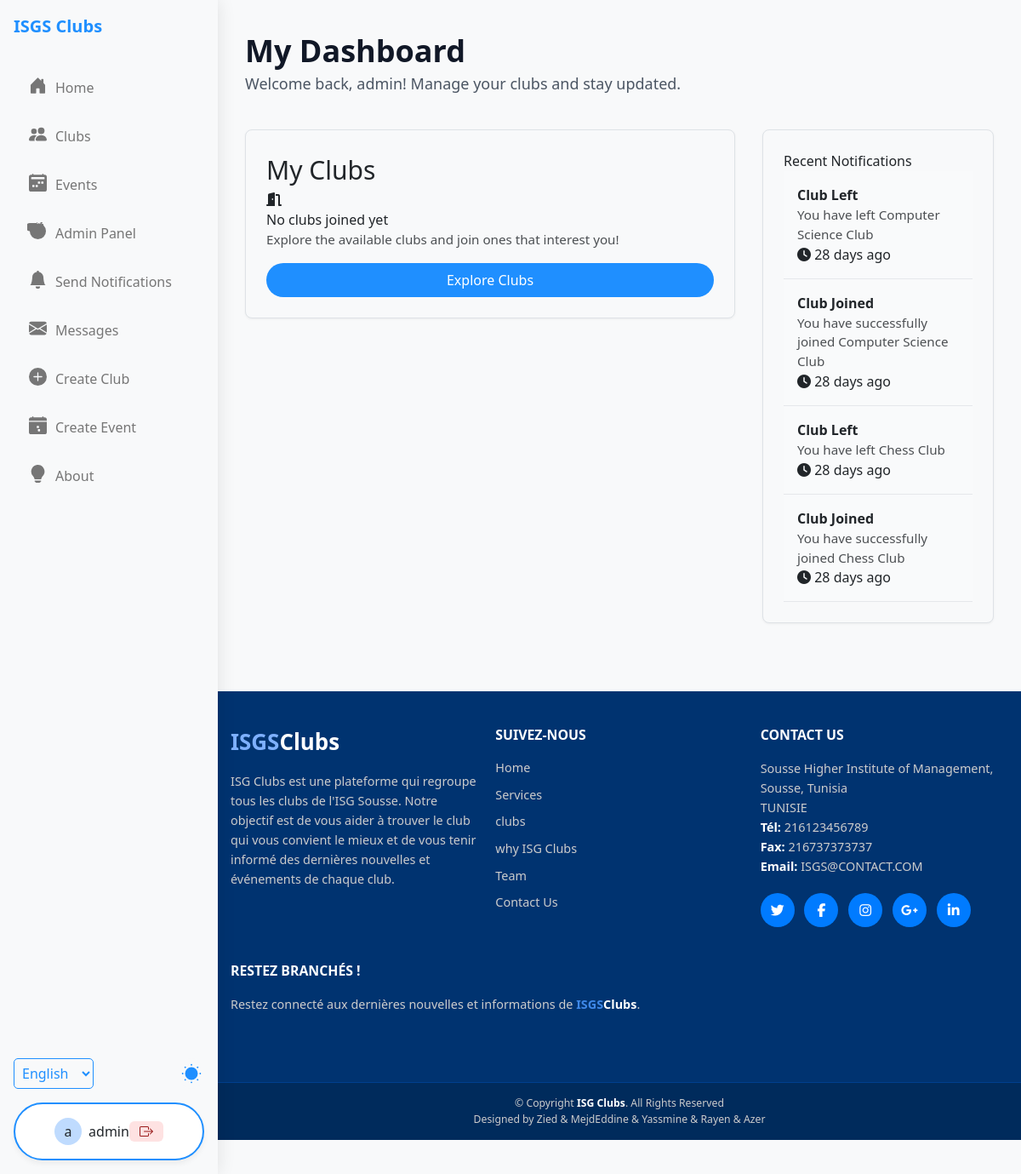
/dashboard.php (signed in), run on the app's committed database.
### tables this page shows
CREATE TABLE IF NOT EXISTS `notifications` (
  `id` int NOT NULL AUTO_INCREMENT,
  `user_id` int NOT NULL,
  `title` varchar(100) NOT NULL,
  `message` text NOT NULL,
  `is_read` tinyint(1) DEFAULT '0',
  `created_at` timestamp NOT NULL DEFAULT CURRENT_TIMESTAMP,
  PRIMARY KEY (`id`),
  KEY `user_id` (`user_id`)
);

### config/database.php (called while the page is built, shortened)
<?php
$host = 'localhost';
$dbname = 'clubnest';
$username = 'root';
$password = '';
try {
    $pdo = new PDO("mysql:host=$host;dbname=$dbname", $username, $password);
    $pdo->setAttribute(PDO::ATTR_ERRMODE, PDO::ERRMODE_EXCEPTION);
    $pdo->setAttribute(PDO::ATTR_DEFAULT_FETCH_MODE, PDO::FETCH_ASSOC);
} catch (PDOException $e) {
    die("Database connection failed: " . $e->getMessage());
}
function getUserNotifications($userId)
{
    global $pdo;
    $query = "SELECT * FROM notifications WHERE user_id = :user_id ORDER BY created_at DESC";
    $stmt = $pdo->prepare($query);
    $stmt->bindParam(':user_id', $userId);
    $stmt->execute();
    return $stmt->fetchAll();
}
?>

### dashboard.php (the view, shortened to what this page needs)
<?php
require_once 'config/database.php';
$userId = $_SESSION['user']['id'];
$username = $_SESSION['user']['username'] ?? 'User';
function format_time_ago($datetime, $full = false) {
    try {
        $now = new DateTime;
        $timestamp = strtotime($datetime);
        $ago = new DateTime('@'.$timestamp);
        $diff = $now->diff($ago);
        $string = ['y'=>'year','m'=>'month','d'=>'day','h'=>'hour','i'=>'minute','s'=>'second'];
        foreach ($string as $k=>&$v){
            if(property_exists($diff, $k)){
                if($diff->$k) $v=$diff->$k.' '.$v.($diff->$k>1?'s':'');
                else unset($string[$k]);
            } else unset($string[$k]);
        }
        if(!$full)$string=array_slice($string,0,1);
        return $string?implode(', ',$string).' ago':'just now';
    } catch(Exception $e){
        error_log("Time format err ('{$datetime}'): ".$e->getMessage());
        $ts=strtotime($datetime);
        return $ts?date('M j, Y g:i a',$ts):'Invalid date';
    }
}
$userClubs = [];
$notifications = [];
try {
    $queryClubs = "SELECT c.id, c.name, c.description, c.category, c.meeting_schedule, c.status, cm.role as member_role
                   FROM clubs c
                   JOIN club_members cm ON c.id = cm.club_id
                   WHERE cm.user_id = :user_id
                   ORDER BY c.name ASC";
    $stmtClubs = $pdo->prepare($queryClubs);
    $stmtClubs->bindParam(':user_id', $userId, PDO::PARAM_INT);
    $stmtClubs->execute();
    $userClubs = $stmtClubs->fetchAll(PDO::FETCH_ASSOC);
} catch (Exception $e) {
    error_log("Error fetching user clubs for dashboard: " . $e->getMessage());
    $pageError = "Could not load your club information.";
}
if (function_exists('getUserNotifications')) {
    $notifications = getUserNotifications($userId);
}
include_once 'header.php';
?>
<main class="main-content dashboard-container py-10">
    <div class="dashboard-wrapper max-w-7xl mx-auto px-4 sm:px-6 lg:px-8">
        <div class="dashboard-header mb-10">
            <h1 class="text-3xl md:text-4xl font-bold text-gray-900 mb-1">My Dashboard</h1>
            <p class="text-lg text-gray-600">
                Welcome back, <?php echo htmlspecialchars($username); ?>! Manage your clubs and stay updated.
            </p>
        </div>
        <div class="grid grid-cols-1 lg:grid-cols-3 gap-8">
            <div class="lg:col-span-2 space-y-8">
                <section class="card dashboard-section">
                    <h2 class="section-heading" style="font-size: 30px; font-weight:500;">My Clubs</h2>
                    <?php if (count($userClubs) > 0): ?>
                        <div class="list-container">
                            <?php foreach ($userClubs as $club): ?>
                                <div class=" club-list-item hover:bg-gray-50" style="width: 100%; margin-bottom:10px; border: 2px solid var(--border-color);border-radius: 0.5rem;padding:10px;">
                                    <div class="item-main">
                                        <strong class="item-title">
                                            <?php echo htmlspecialchars($club['name'] ?? 'Unnamed Club'); ?>
                                            <?php if (($club['member_role'] ?? '') === 'leader'): ?>
                                                <span class="role-badge leader-badge">Leader</span>
                                            <?php else: ?>
                                                <span class="role-badge member-badge">Member</span>
                                            <?php endif; ?>
                                             <?php if(isset($club['status']) && $club['status'] !== 'active'): ?>
                                                <span class="role-badge status-<?php echo htmlspecialchars($club['status']); ?>"><?php echo ucfirst(htmlspecialchars($club['status'])); ?></span>
                                            <?php endif; ?>
                                        </strong>
                                        <p class="item-description">
                                            <?php $desc=$club['description']??''; echo htmlspecialchars(substr($desc,0,100)).(strlen($desc)>100?'...':''); ?>
                                        </p>
                                        <div class="item-meta-tags" style="margin-top: 3px;">
                                            <?php if (!empty($club['category'])): ?>
                                                <span class="item-meta" style="background-color:var(--primary-color); color:var(--border-color); width: 100%; border: 2px solid var(--border-color);border-radius: 0.5rem;padding:3px;"><i class="fas fa-tag" ></i> <?php echo htmlspecialchars($club['category']); ?></span>
                                            <?php endif; ?>
                                            <?php if (!empty($club['meeting_schedule'])): ?>
                                                <span class="item-meta" style="background-color:var(--primary-color); color:var(--border-color); width: 100%; border: 2px solid var(--border-color);border-radius: 0.5rem;padding:3px;"><i class="fas fa-calendar-alt"></i> <?php echo htmlspecialchars($club['meeting_schedule']); ?></span>
                                            <?php endif; ?>
                                        </div>
                                    </div>
                                    <div class="item-action">
                                        <a href="<?php echo ($club['member_role'] === 'leader' ? 'manage-club.php?id=' : 'club-detail.php?id='); ?><?php echo $club['id']; ?>"
                                           class="btn btn-primary">
                                            <?php echo ($club['member_role'] === 'leader') ? 'Manage' : 'View Club'; ?>
                                        </a>
                                    </div>
                                </div>
                            <?php endforeach; ?>
                        </div>
                    <?php else: ?>
                        <div class="empty-list-message">
                            <i class="fas fa-door-open icon-large"></i>
                            <h3>No clubs joined yet</h3>
                            <p>Explore the available clubs and join ones that interest you!</p>
                            <a href="index.php?page=clubs" class="btn btn-primary" style="margin-top: 1rem;">Explore Clubs</a>
                        </div>
                    <?php endif; ?>
                </section>
            </div>
            <div class="space-y-8">
                <section class="card dashboard-section">
                    <h2 class="section-heading">Recent Notifications</h2>
                    <?php if (count($notifications) > 0): ?>
                        <div class="list-container notifications-list max-h-96 overflow-y-auto">
                            <?php foreach ($notifications as $index => $notification): ?>
                                <div class="list-item notification-list-item <?php echo !($notification['is_read'] ?? false) ? 'unread' : ''; ?>"> <div class="item-main"> <strong class="item-title notification-title"><?php echo htmlspecialchars($notification['title'] ?? ''); ?></strong> <p class="item-description notification-message"><?php echo htmlspecialchars($notification['message'] ?? ''); ?></p> </div> <span class="item-meta notification-time"><i class="fas fa-clock"></i> <?php echo format_time_ago($notification['created_at'] ?? ''); ?></span> </div>
                            <?php endforeach; ?>
                        </div>
                    <?php else: ?>
                         <div class="empty-list-message"><i class="fas fa-bell-slash icon-large"></i><p>No notifications yet.</p></div>
                    <?php endif; ?>
                </section>
            </div>
        </div>
    </div>
    <?php include 'footer.php'; ?>
</main>
</body>
</html>

### styles.css (style rules this page uses)
* { margin: 0; padding: 0; box-sizing: border-box; }
body { font-family: sans-serif; background-color: #f0f2f5; display: flex; justify-content: center; align-items: center; min-height: 100vh; color: #333; }

### styles2.css (style rules this page uses)
:root { --primary-color: hsl(210, 100%, 56%); --primary-color-darker: hsl(210, 100%, 45%); --primary-color-lighter: hsl(210, 100%, 95%); --primary-color-dark-mode: hsl(210, 100%, 70%); --secondary-color: hsl(260, 80%, 65%); --background-color: #f8f9fa; --text-color: #212529; --muted-text-color: #6c757d; --border-color: #dee2e6; --card-bg: #ffffff; --card-shadow: 0 4px 15px rgba(0, 0, 0, 0.07); --card-hover-shadow: 0 8px 25px rgba(0, 0, 0, 0.1); }
body { background-color: var(--background-color); color: var(--text-color); font-family: 'Inter', -apple-system, BlinkMacSystemFont, "Segoe UI", Roboto, Helvetica, Arial, sans-serif, "Apple Color Emoji", "Segoe UI Emoji", "Segoe UI Symbol"; -webkit-font-smoothing: antialiased; -moz-osx-font-smoothing: grayscale; }
.btn { display: block; width: 100%; padding: 0.5rem 1rem; border-radius: 9999px; text-align: center; text-decoration: none; margin-top: 10px; transition: background-color 0.2s ease; }
.btn-primary { background-color: var(--primary-color); color: #ffffff; }
.main-content { margin-left: 256px; }
.card { background-color: var(--background-color); border: 1px solid var(--border-color); border-radius: 0.5rem; padding: 1.5rem; box-shadow: 0 4px 6px rgba(0, 0, 0, 0.05); transition: box-shadow 0.2s ease, transform 0.2s ease; }
.card p, .card-description { color: var(--text-color); opacity: 0.8; font-size: 0.95rem; line-height: 1.5; }
.card { background-color: var(--background-color); border: 1px solid var(--border-color); border-radius: 8px; box-shadow: 0 1px 3px rgba(0,0,0,0.05); }

### dashboard.php (style rules this page uses)
.notifications-list { max-height: 700px; overflow-y: auto; }
.notification-title { font-weight: bold; }
.notification-list-item { padding: 1rem; border-bottom: 1px solid #e5e7eb; }
.notification-list-item.unread { background-color: #f9fafb; }

### data on the page
notifications: title "Club Left", message "You have left Computer Science Club", created_at "28 days ago"
notifications: title "Club Joined", message "You have successfully joined Computer Science Club", created_at "28 days ago"
notifications: title "Club Left", message "You have left Chess Club", created_at "28 days ago"
notifications: title "Club Joined", message "You have successfully joined Chess Club", created_at "28 days ago"

### other printed values
substr($_SESSION['user']['username'], 0, 1) "a"
$_SESSION['user']['username'] "admin"
$username "admin"
